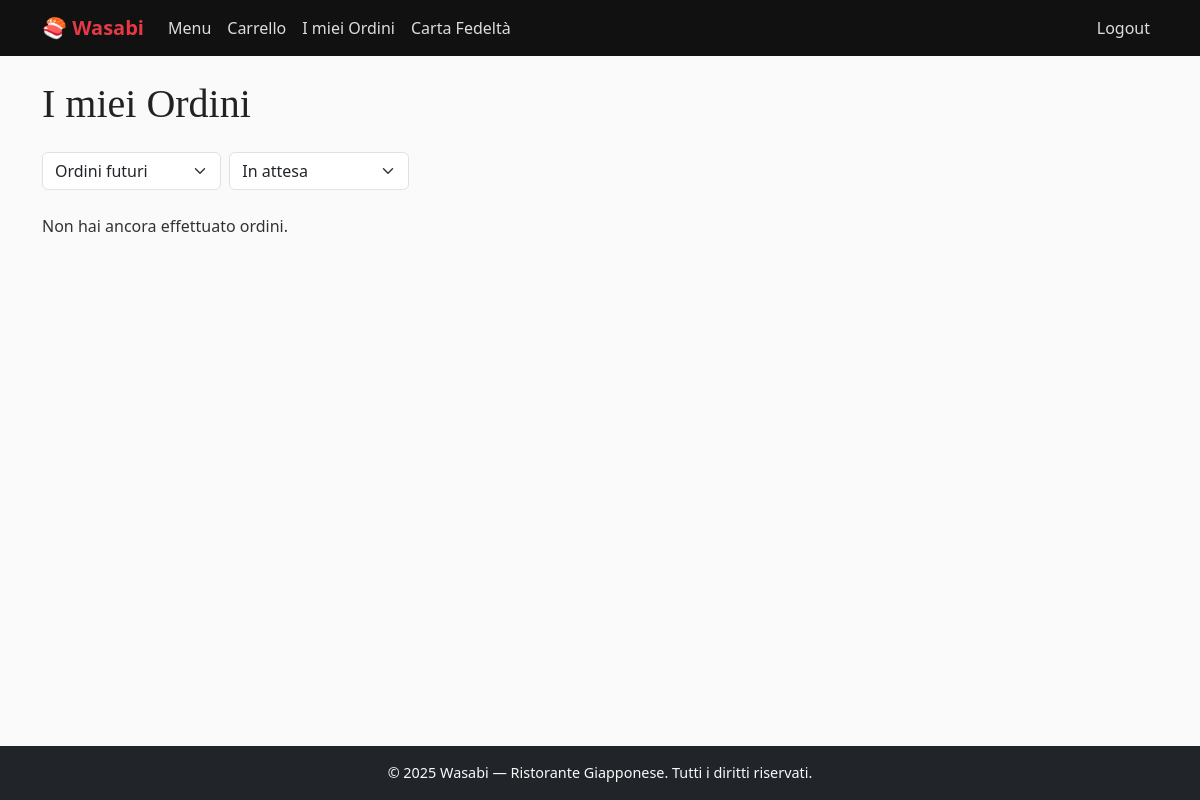
The app's page /takeaway/ordini/ (signed in), older data.
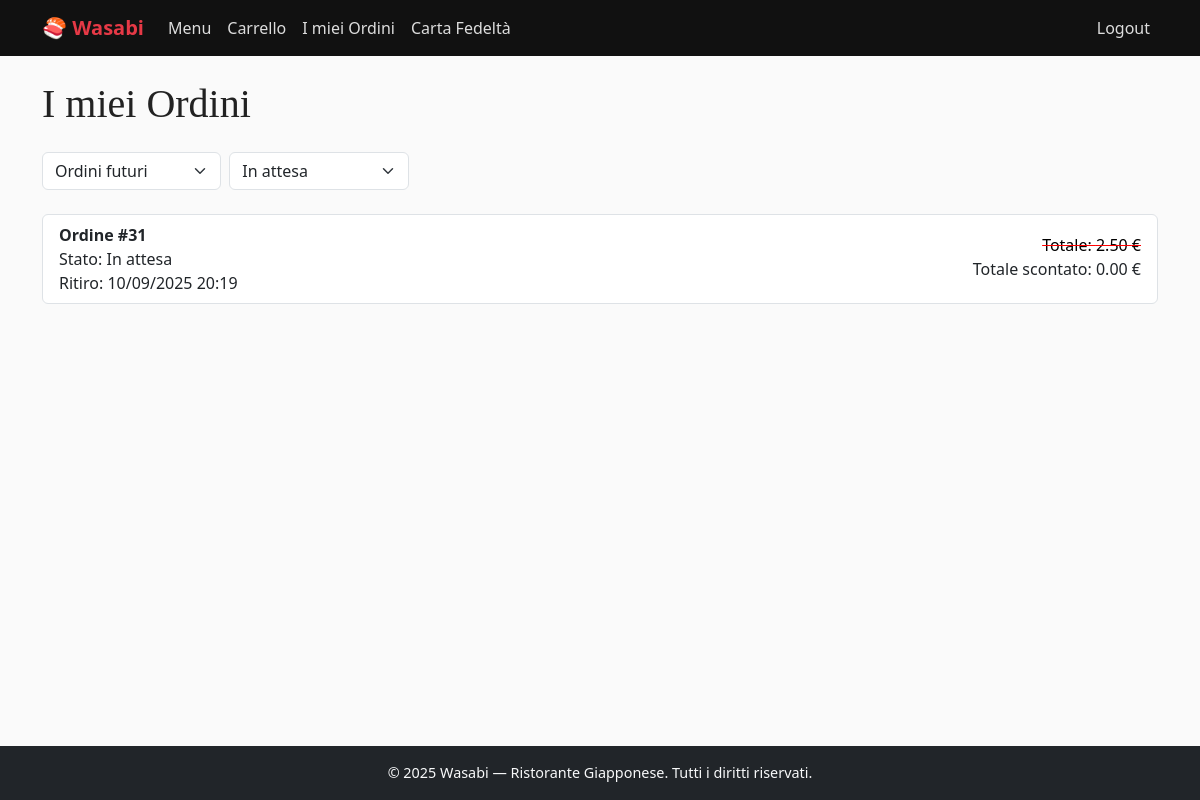
The same page, newer data.
### takeaway/models.py (models this page shows, shortened)
class Ordine(models.Model):
    STATUS_CHOICES = [
        ('pending', 'In attesa'),
        ('completed', 'Completato'),
        ('cancelled', 'Cancellato'),
    ]
    cliente = models.ForeignKey(User, on_delete=models.CASCADE)
    orario_ritiro = models.DateTimeField()
    stato = models.CharField(max_length=20, choices=STATUS_CHOICES, default='pending')
    creato_il = models.DateTimeField(auto_now_add=True)
    sconto = models.DecimalField(max_digits=6, decimal_places=2, default=0)
    def totale(self):
        return sum(piatto.subtotale() for piatto in self.piatti.all())
    def totale_scontato(self):
        return sum(piatto.subtotale() for piatto in self.piatti.all()) - self.sconto

class PiattoOrdine(models.Model):
    ordine = models.ForeignKey(Ordine, related_name="piatti", on_delete=models.CASCADE)
    piatto = models.ForeignKey(Piatto, on_delete=models.CASCADE)
    quantita = models.PositiveIntegerField(default=1)
    prezzo_unitario = models.DecimalField(max_digits=6, decimal_places=2) # Anche se cambia il prezzo del piatto, nell'ordine rimane uguale
    def subtotale(self):
        return self.prezzo_unitario * self.quantita

### takeaway/views.py (the view)
# urls.py: path('ordini/', OrdiniListView.as_view(), name='ordini'),
class OrdiniListView(GroupRequiredMixin, ListView):
    group_required = ["Clienti", "Dipendenti"]
    model = Ordine
    template_name = 'takeaway/ordine/ordine_list.html'
    context_object_name = 'ordini'
    def get_queryset(self):
        data = self.request.GET.get('data', 'futuri')
        stato = self.request.GET.get('stato', 'pending')
        print(data, stato)
        if self.request.user.groups.filter(name="Clienti").exists():
            queryset = Ordine.objects.filter(cliente=self.request.user)
        elif self.request.user.groups.filter(name="Dipendenti").exists():
            queryset = Ordine.objects.filter().order_by('orario_ritiro')
        else:
            raise PermissionDenied("Non hai accesso a questi ordini.")
        if data == 'futuri':
            queryset = queryset.filter(orario_ritiro__gt=timezone.now())
        elif data == 'passati':
            queryset = queryset.filter(orario_ritiro__lt=timezone.now())
        else:
            queryset = queryset.filter()
        if stato != 'tutti':
            queryset = queryset.filter(stato=stato)
        return queryset.order_by('orario_ritiro')
    def get_context_data(self, **kwargs):
        context = super().get_context_data(**kwargs)
        context['portata_selezionata'] = self.request.GET.get('data', 'futuri')
        context['stato_selezionato'] = self.request.GET.get('stato', 'pending')
        return context

### takeaway/templates/takeaway/ordine/ordine_list.html (shortened to what this page needs)
{% extends "base.html" %}
{% load static %}
{% block content %}
    {% if "Clienti" in user.groups.all.0.name %}
        <h1 class="mb-4">I miei Ordini</h1>
    {% else %}
        <h1 class="mb-4">Elenco Ordini</h1>
    {% endif %}
    <form method="get" id="filterForm" class="row g-2 mb-4 align-items-center">
        <div class="col-md-2">
            <select name="data" class="form-select" onchange="document.getElementById('filterForm').submit()">
                <option value="futuri" {% if portata_selezionata == "futuri" %}selected{% endif %}>Ordini futuri</option>
            </select>
        </div>
        <div class="col-md-2">
            <select name="stato" class="form-select" onchange="document.getElementById('filterForm').submit()">
                <option value="pending" {% if stato_selezionato == "pending" %}selected{% endif %}>In attesa</option>
            </select>
        </div>
    </form>
    {% if ordini %}
        <div class="list-group">
            {% for ordine in ordini %}
            <div class="list-group-item mb-2 d-flex justify-content-between align-items-center">
                <a href="{% url 'takeaway:ordine' ordine.id %}" class="text-decoration-none text-dark flex-grow-1">
                    <strong>Ordine #{{ ordine.id }}</strong><br>
                    Stato: {{ ordine.get_stato_display }}<br>
                    Ritiro: {{ ordine.orario_ritiro|date:"d/m/Y H:i" }}
                </a>
                <div class="d-flex flex-column align-items-end ms-3">
                    {% if ordine.sconto > 0 %}
                        <div style="color: black; text-decoration: line-through; text-decoration-color: red;"">
                            Totale: {{ ordine.totale|floatformat:2 }} &euro;
                        </div>
                        <div>
                            Totale scontato: {{ ordine.totale_scontato|floatformat:2 }} &euro;
                        </div>
                    {% else %}
                        <div>
                            Totale: {{ ordine.totale|floatformat:2 }} &euro;
                        </div>
                    {% endif %}
                </div>
            </div>
            {% endfor %}
        </div>
    {% else %}
        {% if "Clienti" in user.groups.all.0.name %}
            <p>Non hai ancora effettuato ordini.</p>
        {% else %}
            <p>Non ci sono ancora ordini.</p>
        {% endif %}
    {% endif %}
{% endblock %}

Row changes from the older to the newer data that the page shows:
added Ordine: id "31", stato "In attesa", orario_ritiro "10/09/2025 20:19", totale "2.50", totale_scontato "0.00"
Text that changed along with them:
text no longer shown: "Non hai ancora effettuato ordini."
